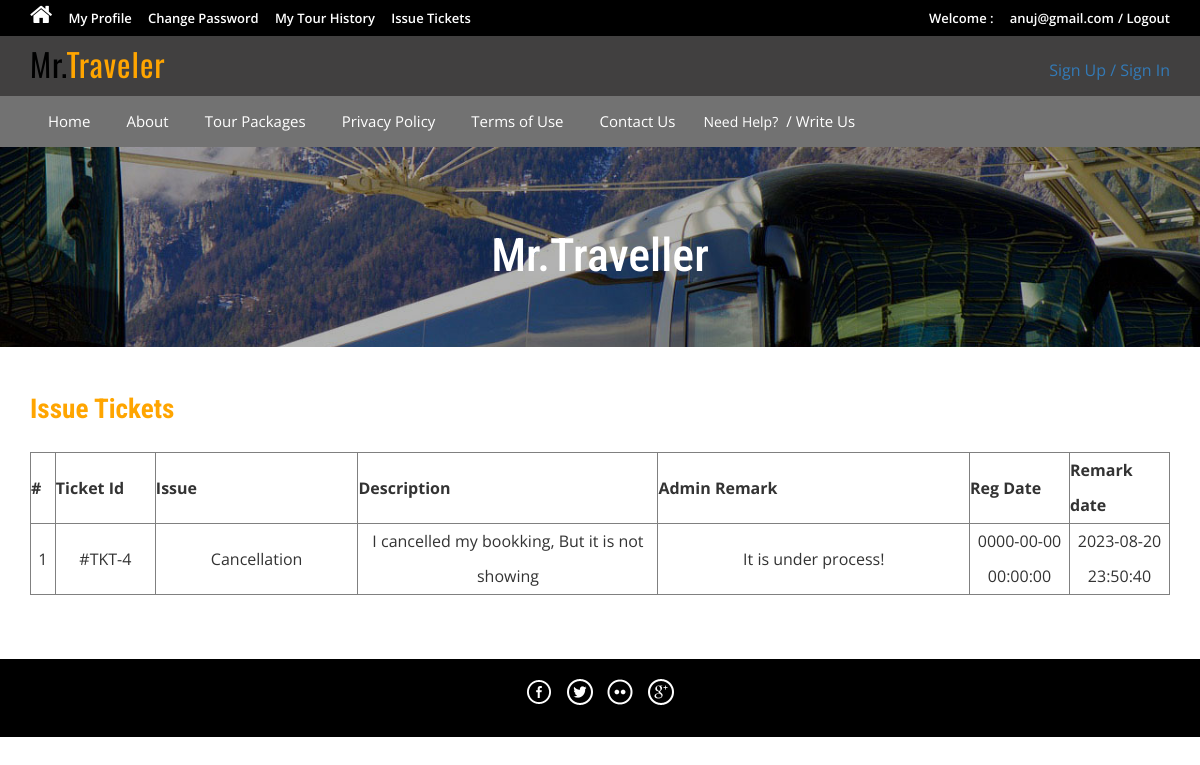
The page /issuetickets.php (signed in) on the database its author committed.
### tables this page shows
CREATE TABLE `tblissues` (
  `id` int(11) NOT NULL,
  `UserEmail` varchar(100) DEFAULT NULL,
  `Issue` varchar(100) DEFAULT NULL,
  `Description` mediumtext DEFAULT NULL,
  `PostingDate` timestamp NULL DEFAULT current_timestamp(),
  `AdminRemark` mediumtext DEFAULT NULL,
  `AdminremarkDate` timestamp NULL DEFAULT NULL ON UPDATE current_timestamp()
);

### issuetickets.php (the view, shortened to what this page needs)
<?php
include('includes/config.php');
if(strlen($_SESSION['login'])==0)
	{
header('location:index.php');
}
else{
?>
<!DOCTYPE HTML>
<html>
<head>
<link href="css/bootstrap.css" rel='stylesheet' type='text/css' />
<link href="css/style.css" rel='stylesheet' type='text/css' />
<link href="css/font-awesome.css" rel="stylesheet">
<link href="css/animate.css" rel="stylesheet" type="text/css" media="all">
</head>
<body>
<div class="top-header">
<?php include('includes/header.php');?>
<div class="slider-1 ">
	<div class="container">
		<h1 class="wow zoomIn animated animated" data-wow-delay=".5s" style="visibility: visible; animation-delay: 0.5s; animation-name: zoomIn;">Mr.Traveller</h1>
	</div>
</div>
<div class="privacy">
	<div class="container">
		<h3 class="wow fadeInDown animated animated" data-wow-delay=".5s" style="visibility: visible; animation-delay: 0.5s; animation-name: fadeInDown;">Issue Tickets</h3>
		<form name="chngpwd" method="post" onSubmit="return valid();">
	<p>
	<table border="1" width="100%">
<tr align="center">
<th>#</th>
<th>Ticket Id</th>
<th>Issue</th>
<th>Description</th>
<th>Admin Remark</th>
<th>Reg Date</th>
<th>Remark date</th>
</tr>
<?php
$uemail=$_SESSION['login'];;
$sql = "SELECT * from tblissues where UserEmail=:uemail";
$query = $dbh->prepare($sql);
$query -> bindParam(':uemail', $uemail, PDO::PARAM_STR);
$query->execute();
$results=$query->fetchAll(PDO::FETCH_OBJ);
$cnt=1;
if($query->rowCount() > 0)
{
foreach($results as $result)
{	?>
<tr align="center">
<td ><?php echo htmlentities($cnt);?></td>
<td width="100">#TKT-<?php echo htmlentities($result->id);?></td>
<td><?php echo htmlentities($result->Issue);?></td>
<td width="300"><?php echo htmlentities($result->Description);?></td>
<td><?php echo htmlentities($result->AdminRemark);?></td>
<td width="100"><?php echo htmlentities($result->PostingDate);?></td>
<td width="100"><?php echo htmlentities($result->AdminremarkDate);?></td>
</tr>
<?php $cnt=$cnt+1; }} ?>
	</table>
			</p>
			</form>
	</div>
</div>
<?php include('includes/footer.php');?>
</body>
</html>
<?php } ?>

### css/style.css (style rules this page uses)
html, body { font-size: 100%; background: #fff; font-family: 'Open Sans', sans-serif; }
h1,h2,h3,h4,h5,h6 { margin:0; font-family: 'Roboto Condensed', sans-serif; }
p { margin:0; }
.top-header { background-color: #000000; border-bottom: 0 none; height: 36px; line-height: 35px; }
.slider-1 { background: url(../images/3.jpg)no-repeat; background-size: cover; -webkit-background-size: cover; -o-background-size: cover; -ms-background-size: cover; -moz-background-size: cover; min-height:200px; }
.slider-1 h1 { font-size: 50px; margin-bottom: 40px; padding: 1.5em 0 0; text-align: center; color: #ffffff; }
.privacy h3 { color: #ffa500; font-size: 1.7em; font-weight: 700; margin-bottom: 1em; }
.privacy { padding: 5em 0; }
.privacy p { font-size: 1em; line-height: 1.8em; color: #999; margin: 1em 0; }
.slider-1 h1,.slider-2 h1,.slider-3 h1 { padding: 1.8em 0 0; font-size: 46px; }
.privacy { padding: 3em 0; }

### rows shown on the page
tblissues: id "4", Issue "Cancellation", Description "I cancelled my bookking, But it is not showing", AdminRemark "It is under process!", PostingDate "0000-00-00 00:00:00", AdminremarkDate "2023-08-20 23:50:40"

### other values the page prints
$_SESSION['login'] "anuj@gmail.com"
